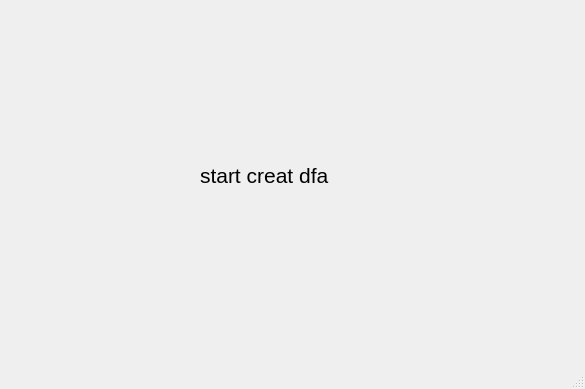
<?xml version="1.0" encoding="UTF-8"?>
<ui version="4.0">
 <class>DFA</class>
 <widget class="QMainWindow" name="DFA">
  <property name="geometry">
   <rect>
    <x>0</x>
    <y>0</y>
    <width>585</width>
    <height>389</height>
   </rect>
  </property>
  <property name="windowTitle">
   <string>MainWindow</string>
  </property>
  <widget class="QWidget" name="centralwidget">
   <widget class="QLabel" name="label">
    <property name="geometry">
     <rect>
      <x>200</x>
      <y>130</y>
      <width>181</width>
      <height>91</height>
     </rect>
    </property>
    <property name="font">
     <font>
      <pointsize>16</pointsize>
     </font>
    </property>
    <property name="text">
     <string>start creat dfa </string>
    </property>
   </widget>
  </widget>
  <widget class="QMenuBar" name="menubar">
   <property name="geometry">
    <rect>
     <x>0</x>
     <y>0</y>
     <width>585</width>
     <height>26</height>
    </rect>
   </property>
  </widget>
  <widget class="QStatusBar" name="statusbar"/>
 </widget>
 <resources/>
 <connections/>
</ui>
